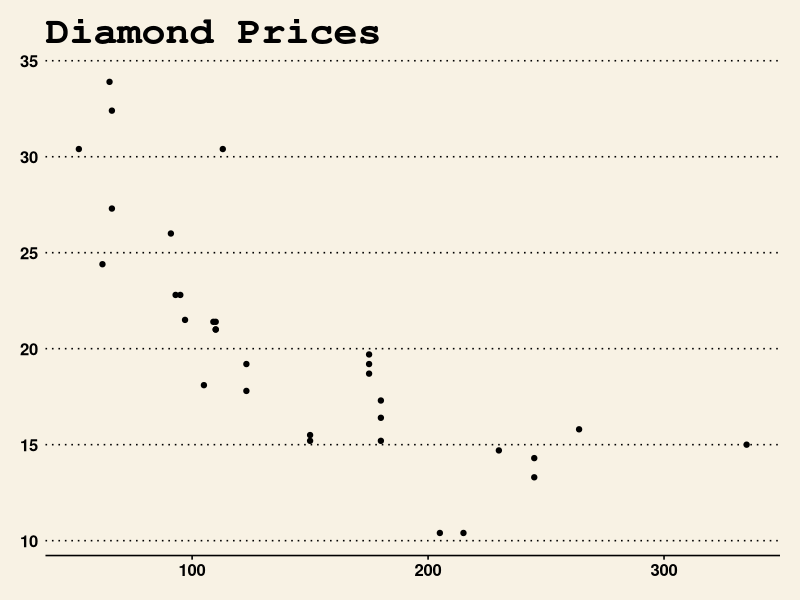
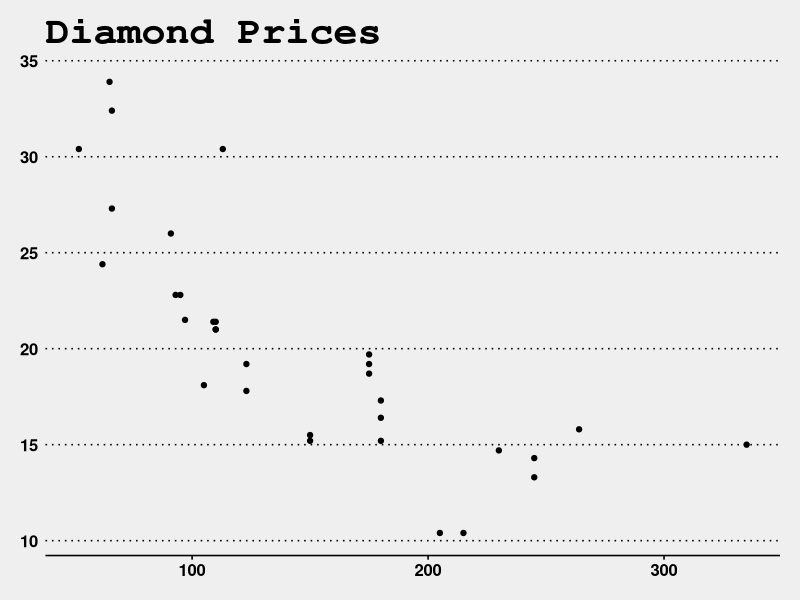

These charts were generated, in order, by the following R code:
## ---- chunk 1
library(ggplot2)
library(ggthemes)
## ---- chunk 2
(qplot(hp, mpg, data=mtcars, geom='point')
+ scale_colour_wsj('colors6', '')
+ ggtitle('Diamond Prices')
+ theme_wsj())
## Use a gray background instead
(qplot(hp, mpg, data=mtcars, geom='point')
 + scale_colour_wsj('colors6', '')
 + ggtitle('Diamond Prices')
 + theme_wsj(color='gray'))
